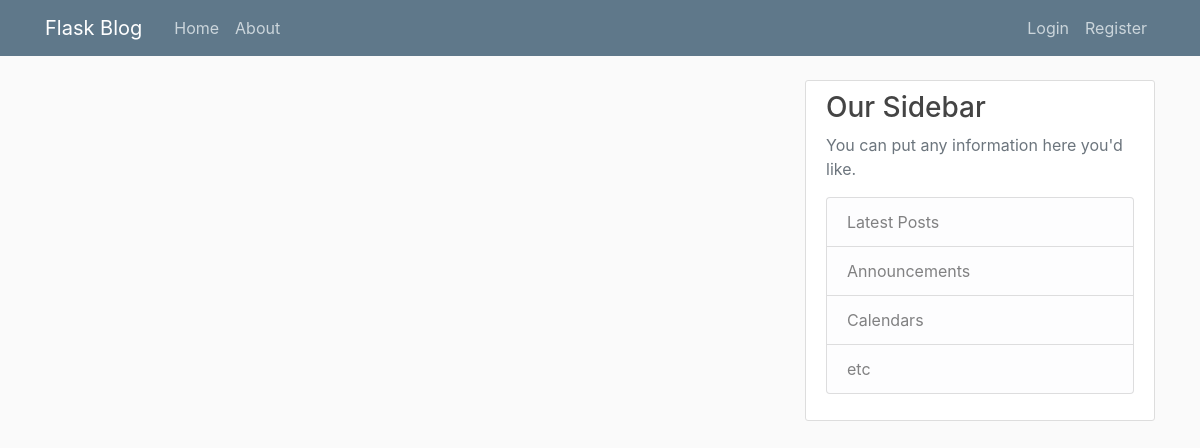
Before: / with the older database file.
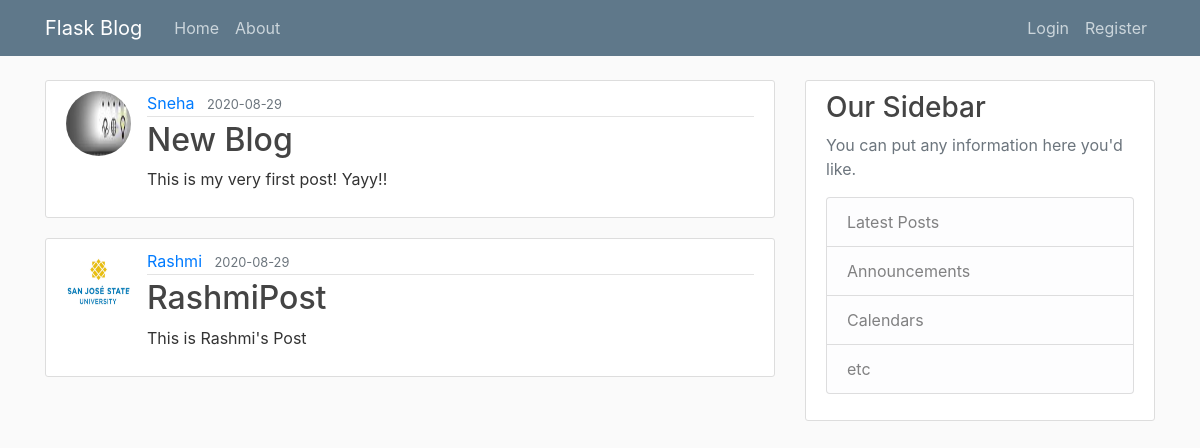
After: the same page with the newer database file.
### flaskblog/models.py (models this page shows, shortened)
class Post(db.Model):
    id = db.Column(db.Integer, primary_key=True)
    title = db.Column(db.String(100), nullable=False)
    date_posted = db.Column(db.DateTime, nullable=False, default=datetime.utcnow)
    content = db.Column(db.Text, nullable=False)
    user_id = db.Column(db.Integer, db.ForeignKey('user.id'), nullable=False)

class User(db.Model,UserMixin):
    id = db.Column(db.Integer,primary_key = True)
    username = db.Column(db.String(20), unique=True, nullable=False)
    email = db.Column(db.String(120), unique=True, nullable=False)
    image_file = db.Column(db.String(20), nullable=False, default='default.jpg') #will use a hashing technique that converts the image uri to a 20 characters long string
    password = db.Column(db.String(60),nullable=False) #will use a hashing technique that converts the password to a 60 characters long string
    posts = db.relationship('Post', backref='author',lazy=True)

### flaskblog/routes.py (the view)
@app.route("/")
def home():
    posts = Post.query.all()
    return render_template("home.html", posts = posts)

### flaskblog/templates/home.html
{% extends "layout.html" %}
{% block content %}
    {% for post in posts %}
        <article class="media content-section">
            <img class = "rounded-circle article-img" src = "{{url_for('static', filename='user_profile_pics/' + post.author.image_file)}}">
            <div class="media-body">
                <div class="article-metadata">
                    <a class="mr-2" href="#">{{ post.author.username }}</a>
                    <small class="text-muted">{{ post.date_posted.strftime('%Y-%m-%d') }}</small>
                </div>
                <h2><a class="article-title" href="{{url_for('display_post', post_id=post.id)}}">{{ post.title }}</a></h2>
                <p class="article-content">{{ post.content }}</p>
            </div>
        </article>
    {% endfor %}
{% endblock content %}

### flaskblog/templates/layout.html (shortened to what this page needs)
<!DOCTYPE html>
<html lang="en">
<head>
    <link rel="stylesheet" href="https://stackpath.bootstrapcdn.com/bootstrap/4.5.1/css/bootstrap.min.css">
    <link rel="stylesheet" type="text/css" href="{{ url_for('static', filename='main.css') }}">
</head>
<body>
    <header class="site-header">
        <nav class="navbar navbar-expand-md navbar-dark bg-steel fixed-top">
          <div class="container">
            <a class="navbar-brand mr-4" href="/">Flask Blog</a>
            <div class="collapse navbar-collapse" id="navbarToggle">
              <div class="navbar-nav mr-auto">
                <a class="nav-item nav-link" href="{{url_for('home')}}">Home</a>
                <a class="nav-item nav-link" href="{{url_for('about')}}">About</a>
              </div>
              <div class="navbar-nav">
                {% if current_user.is_authenticated %}
                <!-- <h1>This is current_user:</h1>
                {{current_user}} -->
                <a class="nav-item nav-link" href="{{url_for('new_post')}}">Create Post</a>
                  <a class="nav-item nav-link" href="{{url_for('account')}}">Account</a>
                  <a class="nav-item nav-link" href="{{url_for('logout')}}">Logout</a>
                {% else %}
                  <a class="nav-item nav-link" href="{{url_for('login')}}">Login</a>
                  <a class="nav-item nav-link" href="{{url_for('register')}}">Register</a>
                {% endif %}
              </div>
            </div>
          </div>
        </nav>
      </header>
      <main role="main" class="container">
        <div class="row">
          <div class="col-md-8">
            {% block content %}{% endblock %}
          </div>
          <div class="col-md-4">
            <div class="content-section">
              <h3>Our Sidebar</h3>
              <p class='text-muted'>You can put any information here you'd like.
                <ul class="list-group">
                  <li class="list-group-item list-group-item-light">Latest Posts</li>
                  <li class="list-group-item list-group-item-light">Announcements</li>
                  <li class="list-group-item list-group-item-light">Calendars</li>
                  <li class="list-group-item list-group-item-light">etc</li>
                </ul>
              </p>
            </div>
          </div>
        </div>
      </main>
</body>
</html>

### flaskblog/static/main.css (style rules this page uses)
body { background: #fafafa; color: #333333; margin-top: 5rem; }
h1, h2, h3, h4, h5, h6 { color: #444444; }
.bg-steel { background-color: #5f788a; }
.site-header .navbar-nav .nav-link { color: #cbd5db; }
.content-section { background: #ffffff; padding: 10px 20px; border: 1px solid #dddddd; border-radius: 3px; margin-bottom: 20px; }
.article-title { color: #444444; }
.article-content { white-space: pre-line; }
.article-img { height: 65px; width: 65px; margin-right: 16px; }
.article-metadata { padding-bottom: 1px; margin-bottom: 4px; border-bottom: 1px solid #e3e3e3 }

Changed rows visible on the page:
added Post: image_file (picture), author.username "Sneha", date_posted "2020-08-29", title "New Blog", content "This is my very first post! Yayy!!"
added Post: image_file (placeholder picture), author.username "Rashmi", date_posted "2020-08-29", title "RashmiPost", content "This is Rashmi's Post"
